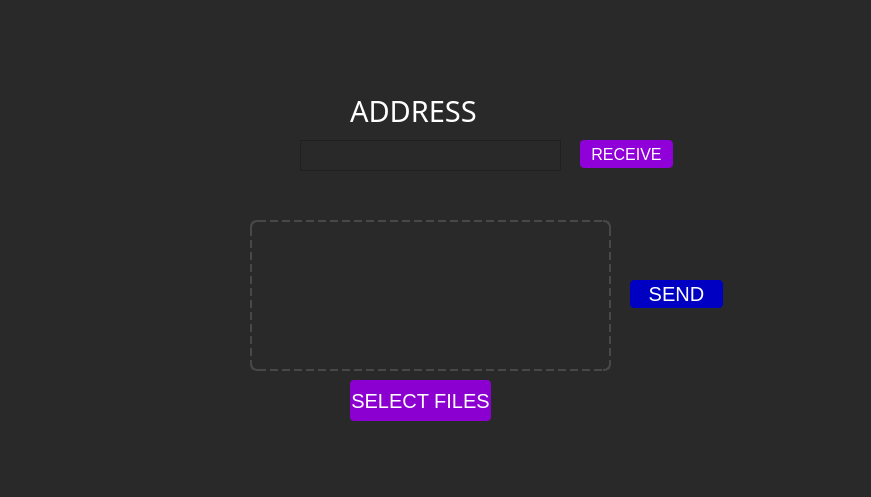
<?xml version="1.0" encoding="UTF-8"?>
<ui version="4.0">
 <class>MainWindow</class>
 <widget class="QMainWindow" name="MainWindow">
  <property name="geometry">
   <rect>
    <x>0</x>
    <y>0</y>
    <width>871</width>
    <height>497</height>
   </rect>
  </property>
  <property name="windowTitle">
   <string>MainWindow</string>
  </property>
  <property name="autoFillBackground">
   <bool>false</bool>
  </property>
  <property name="styleSheet">
   <string notr="true">background-color: rgb(41, 41, 41);</string>
  </property>
  <widget class="QWidget" name="centralwidget">
   <widget class="QLabel" name="address_label">
    <property name="geometry">
     <rect>
      <x>350</x>
      <y>90</y>
      <width>158</width>
      <height>41</height>
     </rect>
    </property>
    <property name="font">
     <font>
      <family>Kozuka Gothic Pr6N M</family>
      <pointsize>22</pointsize>
     </font>
    </property>
    <property name="styleSheet">
     <string notr="true">color: rgb(255, 255, 255);</string>
    </property>
    <property name="text">
     <string>ADDRESS</string>
    </property>
    <property name="textFormat">
     <enum>Qt::PlainText</enum>
    </property>
    <property name="scaledContents">
     <bool>false</bool>
    </property>
   </widget>
   <widget class="QTextEdit" name="ip_add">
    <property name="geometry">
     <rect>
      <x>300</x>
      <y>140</y>
      <width>261</width>
      <height>31</height>
     </rect>
    </property>
    <property name="styleSheet">
     <string notr="true">color: rgb(255, 255, 255);
font-size: 15px;</string>
    </property>
   </widget>
   <widget class="QListView" name="files_list">
    <property name="geometry">
     <rect>
      <x>250</x>
      <y>220</y>
      <width>361</width>
      <height>151</height>
     </rect>
    </property>
    <property name="styleSheet">
     <string notr="true">border-radius: 7px;
border: 2px dashed #484848;
background: rgba(217, 217, 217, 0.00);
color: white;
font-size: 10px;</string>
    </property>
   </widget>
   <widget class="QPushButton" name="sendbtn">
    <property name="geometry">
     <rect>
      <x>630</x>
      <y>280</y>
      <width>93</width>
      <height>28</height>
     </rect>
    </property>
    <property name="styleSheet">
     <string notr="true">color: rgb(255, 255, 255);
font-size: 20px;
background-color: rgb(0, 0, 194);
border-radius: 4px;</string>
    </property>
    <property name="text">
     <string>SEND</string>
    </property>
    <property name="checkable">
     <bool>false</bool>
    </property>
   </widget>
   <widget class="QPushButton" name="selectbtn">
    <property name="geometry">
     <rect>
      <x>350</x>
      <y>380</y>
      <width>141</width>
      <height>41</height>
     </rect>
    </property>
    <property name="styleSheet">
     <string notr="true">color: white;
font-size: 20px;
background-color: rgb(139, 0, 209);
border-radius: 4px;</string>
    </property>
    <property name="text">
     <string>SELECT FILES</string>
    </property>
   </widget>
   <widget class="QPushButton" name="receivebtn">
    <property name="geometry">
     <rect>
      <x>580</x>
      <y>140</y>
      <width>93</width>
      <height>28</height>
     </rect>
    </property>
    <property name="styleSheet">
     <string notr="true">color: white;
font-size: 16px;
border-radius: 4px;
background-color: rgb(144, 0, 216);</string>
    </property>
    <property name="text">
     <string>RECEIVE</string>
    </property>
   </widget>
   <widget class="QLabel" name="label">
    <property name="geometry">
     <rect>
      <x>140</x>
      <y>10</y>
      <width>581</width>
      <height>31</height>
     </rect>
    </property>
    <property name="text">
     <string/>
    </property>
    <property name="pixmap">
     <pixmap>Wifi Warning.png</pixmap>
    </property>
   </widget>
  </widget>
  <widget class="QMenuBar" name="menubar">
   <property name="geometry">
    <rect>
     <x>0</x>
     <y>0</y>
     <width>871</width>
     <height>26</height>
    </rect>
   </property>
  </widget>
 </widget>
 <resources/>
 <connections/>
</ui>
